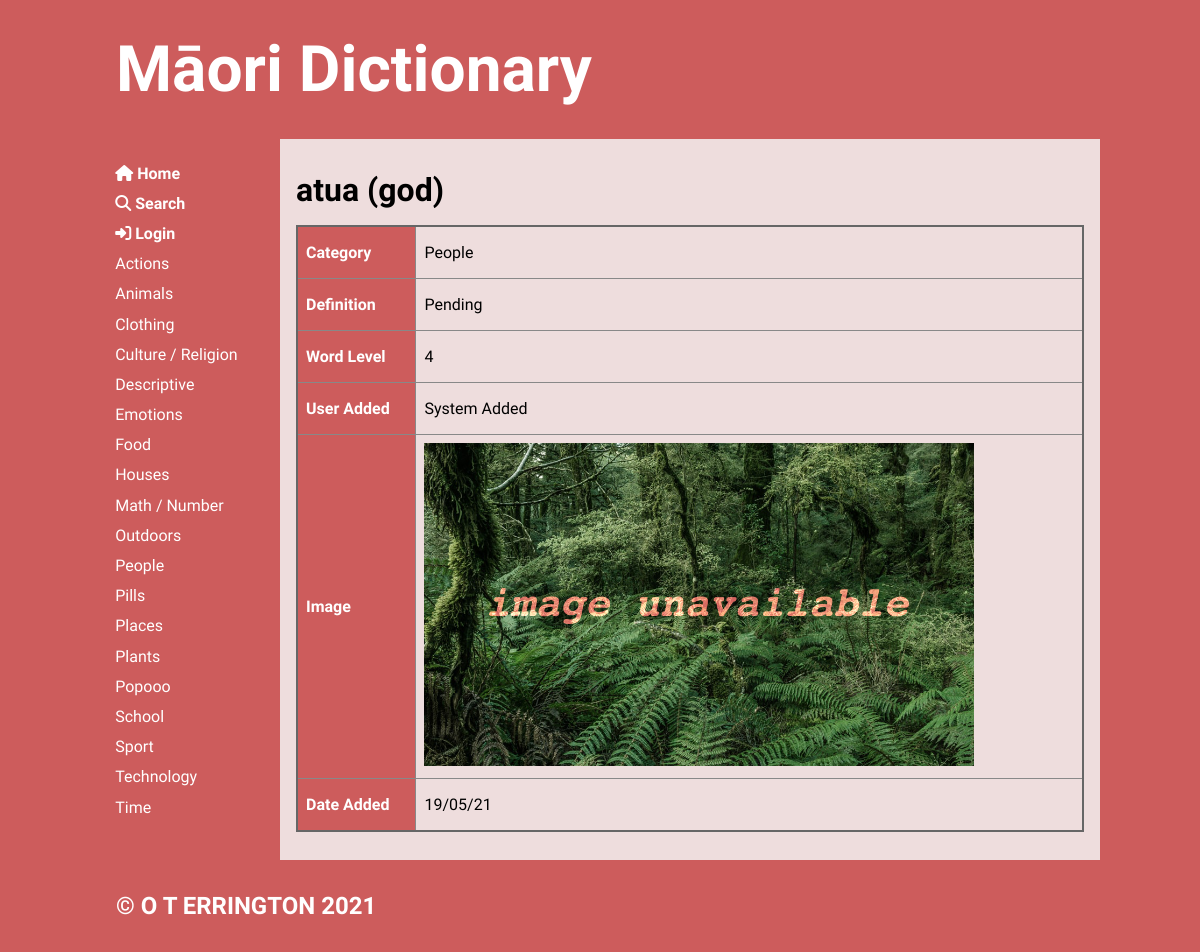
The app's page /word/96 with its own data.
### tables this page shows
CREATE TABLE "categories"
(
	cat_id integer
		constraint Category_pk
			primary key autoincrement,
	category varchar(20)
);

CREATE TABLE "words"
(
	word_id integer
		constraint words_pk
			primary key autoincrement,
	maori varchar(20),
	english varchar(20),
	cat_id integer,
	definition varchar(100),
	word_level integer,
	user_id integer,
	image varchar(50),
	date_added varchar(10)
);

CREATE TABLE users
(
	user_id integer
		constraint users_pk
			primary key autoincrement,
	fname varchar(20),
	lname varchar(30),
	email varchar(50),
	password varchar(30)
);

### app.py (the view)
@app.route('/word/<word_id>')
def render_word(word_id):
    con = create_connection(DB_NAME)
    query = """SELECT word_id, maori, english, cat_id, definition, word_level, user_id, image, date_added
            FROM words WHERE word_id=? ORDER BY maori ASC"""
    cur = con.cursor()
    cur.execute(query, (word_id,))  # execute query
    word_list = cur.fetchall()  # put results in list
    if len(word_list) == 0:
        flash('Unknown Word')
        return redirect('/')
    query = """SELECT cat_id, category
            FROM categories WHERE cat_id=?"""
    cur = con.cursor()
    cur.execute(query, (word_list[0][3],))  # execute query
    cat_name_list = cur.fetchall()  # put results in list
    query = """SELECT user_id, fname, lname
            FROM users WHERE user_id=?"""
    cur = con.cursor()
    cur.execute(query, (word_list[0][6],))  # execute query
    user_name_list = cur.fetchall()  # put results in list
    con.close()
    return render_template('word.html', words=word_list, categories=get_categories(),
                           cat_name_list=cat_name_list, logged_in=is_logged_in(),
                           user_name_list=user_name_list)

### app.py (called while the page is built)
def create_connection(db_file):
    try:
        connection = sqlite3.connect(db_file)
        return connection
    except Error as e:  # unless there's an error
        print(e)
    return None

def get_categories():
    con = create_connection(DB_NAME)
    query = """SELECT cat_id, category
            FROM categories
            ORDER BY category ASC"""
    cur = con.cursor()
    cur.execute(query)
    category_list = cur.fetchall()
    con.close()
    return category_list

def is_logged_in():
    if session.get("email") is None:
        print("not logged in")
        return False
    else:  # if email isn't empty then user must be logged in
        print("logged in")
        return True

### templates/word.html (shortened to what this page needs)
{% extends 'base.html' %}
{% block main %}
    <h2>{{ words[0][1] }} ({{ words[0][2] }})</h2>
    {% if cat_name_list|length == 0 %}
        <p class="error">No information found in {{ words[0][1] }} word. Please try again later.</p>
    {% else %}
        <table>
            {%  for word in words %}
                <tr>
                    <th>Category</th><td><p>{{ cat_name_list[0][1] }}</p></td>
                </tr>
                <tr>
                    <th>Definition</th><td><p>{{ word[4] }}</p></td>
                </tr>
                <tr>
                    <th>Word Level</th><td><p>{{ word[5] }}</p></td>
                </tr>
                <tr>
                    <th>User Added</th><td><p>{{ user_name_list[0][1] }} {{ user_name_list[0][2] }}</p></td>
                </tr>
                <tr>
                    <th>Image</th><td><img alt="word_image" src="/static/images/{{ word[7] }}"></td>
                </tr>
                <tr>
                    <th>Date Added</th><td><p>{{ word[8] }}</p></td>
                </tr>
            {%  endfor %}
        </table>
    {% endif %}
{% endblock %}

### templates/base.html (shortened to what this page needs)
<!doctype html>
<html lang="en">
<head>
	<link href="{{ url_for('static', filename='css/style.css') }}" rel="stylesheet">
</head>
<body>
	<div id="container">
		<header>
			<a href="/"><h1>Māori Dictionary</h1></a>
		</header>
		<nav>
			<ul>
                <li>
                    <a href="/">
                        <i class="fas fa-home"></i><b> Home</b><br>
                    </a>
                    <a href="/search">
                        <i class="fas fa-search"></i><b> Search</b><br>
                    </a>
                    {% if logged_in %}
                        <a href="/logout"><i class="fas fa-sign-out-alt"></i><b> Log Out</b><br></a>
                    {%  else %}
                        <a href="/login"><i class="fas fa-sign-in-alt"></i><b> Login</b><br></a>
                    {%  endif %}
                    {% for category in categories %}
                        <a href="/category/{{ category[0] }}">
                            {{ category[1] }} <br/>
                        </a>
                    {% endfor %}
                    <br><br>
                </li>
			</ul>
		</nav>
		<main>
            {% block main%}{% endblock %}
        </main>
		<footer>
			<h3>
				&copy; O T ERRINGTON 2021
			</h3>
		</footer>
	</div>
</body>
</html>

### static/css/style.css (style rules this page uses)
* { font-family: 'KoHo', sans-serif; margin: 0; padding: 0; box-sizing: border-box; font-weight: 400; }
body { background-color: indianred; }
#container { display: grid; grid-template-columns: 75px auto; grid-template-areas: 'nav header' 'main main' 'footer footer'; }
header { grid-area: header; background-color: indianred; padding: 1rem; }
nav { grid-area: nav; }
main { grid-area: main; padding: 1rem; background-color: #edd; }
h1, h2, h3, h4 { padding: 1rem 0; font-weight: 700; font-size: 2rem; color: black; }
h1 { font-size: 4rem; color: white; }
h3 { font-size: 1.5rem; color: white; }
p { padding: 0.5rem 0; }
a { color: #222; text-decoration: none; }
img { width: 100%; }
table { width: 100%; border: 2px solid #666; border-collapse: collapse; }
th, td { border: 1px solid #888; padding: 0.5rem; text-align: left; }
b { font-weight: 700; }
th { background-color: indianred; color: #fff; font-weight: 700; }
img { max-width: 550px; width: 100%; min-width: 400px; }
footer { grid-area: footer; padding: 1rem; background-color: indianred; }
@media only screen and (min-width: 768px) { #container { grid-template-columns: 180px auto; grid-template-areas: 'header header' 'nav main' 'footer footer'; } }
@media only screen and (min-width: 768px) { nav { background-color: indianred; padding: 0 0.5rem; } }
@media only screen and (min-width: 768px) { nav ul { list-style: none; } }
@media only screen and (min-width: 768px) { nav a { display: block; color: #fff; text-decoration: none; padding: 0.35rem 0 0.35rem 0.45rem; } }
@media only screen and (min-width: 1000px) { #container { width: 1000px; margin: auto; } }

### records on screen
categories: category "Actions"
categories: category "Animals"
categories: category "Clothing"
categories: category "Culture / Religion"
categories: category "Descriptive"
categories: category "Emotions"
categories: category "Food"
categories: category "Houses"
categories: category "Math / Number"
categories: category "Outdoors"
categories: category "People"
categories: category "Pills"
categories: category "Places"
categories: category "Plants"
categories: category "Popooo"
categories: category "School"
categories: category "Sport"
categories: category "Technology"
categories: category "Time"
words: maori "atua", english "god", definition "Pending", word_level "4", image (placeholder picture), date_added "19/05/21"
users: fname "System", lname "Added"
